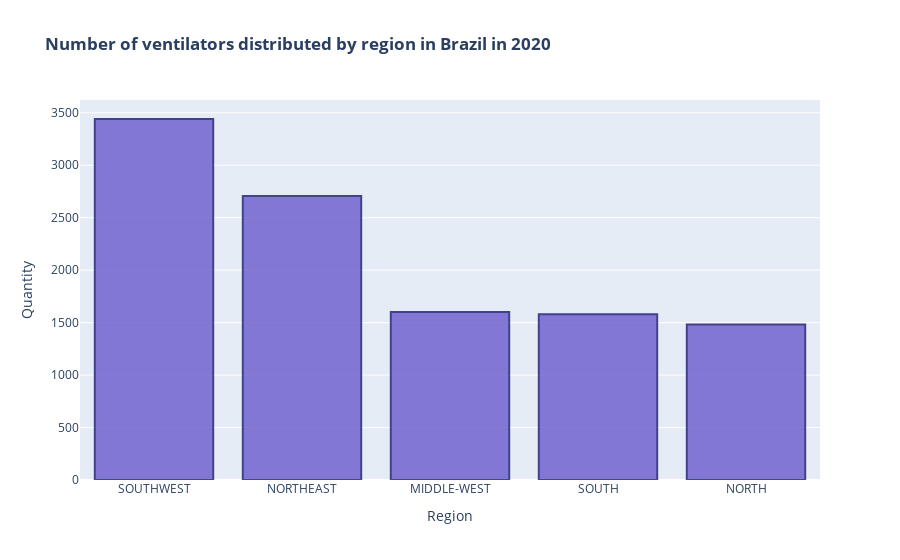

This figure's notebook cell:
### Markdown cell above
### Figure 2: Number of ventilators distributed by region

### Code cell
#  Selecting data and configuring width and opacity
data = [go.Bar(x=dfgrouped['REGION'], y=dfgrouped['QUANTITY'], marker = {'color': 'slateblue',
                         'line': {'color': 'midnightblue','width': 2}}, opacity= 0.8)]
#Layout configuration
config_lay = go.Layout(title='<b>Number of ventilators distributed by region in Brazil in 2020</b>',yaxis={'title':'Quantity'},
                                 xaxis={'title':'Region'})
fig2 = go.Figure(data=data, layout=config_lay)

#Creating graph
py.iplot(fig2)

### Figure 1 — Plotly figure (JSON) as saved in the notebook; plotly's stock layout.template omitted (floating-point values rounded to 4 significant figures)
{"data": [{"marker": {"color": "slateblue", "line": {"color": "midnightblue", "width": 2}}, "opacity": 0.8, "type": "bar", "x": ["SOUTHWEST", "NORTHEAST", "MIDDLE-WEST", "SOUTH", "NORTH"], "y": [3441, 2708, 1602, 1581, 1482]}], "layout": {"title": {"text": "<b>Number of ventilators distributed by region in Brazil in 2020</b>"}, "xaxis": {"title": {"text": "Region"}}, "yaxis": {"title": {"text": "Quantity"}}}}
